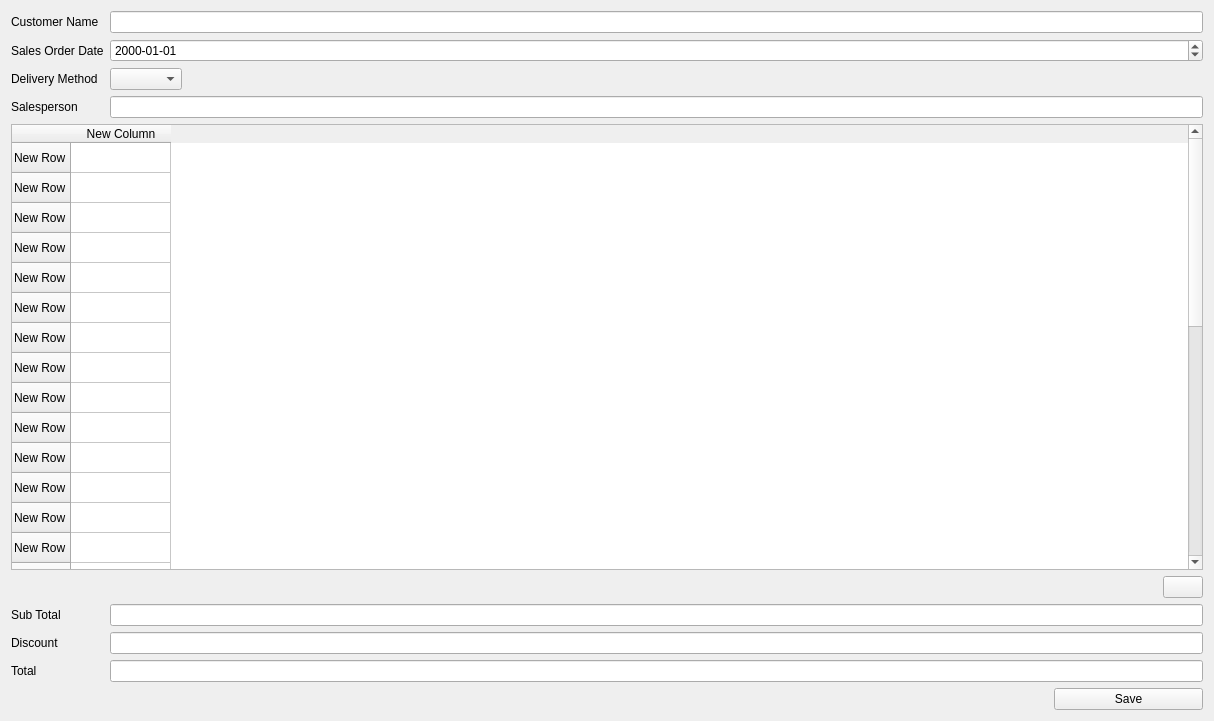
               <widget class="QWidget" name="page_3">
                <property name="geometry">
                 <rect>
                  <x>0</x>
                  <y>0</y>
                  <width>1214</width>
                  <height>721</height>
                 </rect>
                </property>
                <attribute name="label">
                 <string>Sales Order</string>
                </attribute>
                <layout class="QGridLayout" name="gridLayout_18">
                 <item row="0" column="1">
                  <layout class="QFormLayout" name="formLayout_3">
                   <property name="labelAlignment">
                    <set>Qt::AlignLeading|Qt::AlignLeft|Qt::AlignVCenter</set>
                   </property>
                   <item row="0" column="0">
                    <widget class="QLabel" name="label_27">
                     <property name="text">
                      <string>Customer Name</string>
                     </property>
                    </widget>
                   </item>
                   <item row="0" column="1">
                    <widget class="QLineEdit" name="lineEdit_11">
                     <property name="text">
                      <string/>
                     </property>
                    </widget>
                   </item>
                   <item row="1" column="0">
                    <widget class="QLabel" name="label_30">
                     <property name="text">
                      <string>Sales Order Date</string>
                     </property>
                    </widget>
                   </item>
                   <item row="1" column="1">
                    <widget class="QDateEdit" name="dateEdit_6">
                     <property name="displayFormat">
                      <string>yyyy-MM-dd</string>
                     </property>
                    </widget>
                   </item>
                   <item row="2" column="0">
                    <widget class="QLabel" name="label_31">
                     <property name="text">
                      <string>Delivery Method</string>
                     </property>
                    </widget>
                   </item>
                   <item row="2" column="1">
                    <layout class="QGridLayout" name="gridLayout_7">
                     <item row="0" column="0">
                      <widget class="QComboBox" name="comboBox"/>
                     </item>
                     <item row="0" column="1">
                      <spacer name="horizontalSpacer_16">
                       <property name="orientation">
                        <enum>Qt::Horizontal</enum>
                       </property>
                       <property name="sizeHint" stdset="0">
                        <size>
                         <width>40</width>
                         <height>20</height>
                        </size>
                       </property>
                      </spacer>
                     </item>
                    </layout>
                   </item>
                   <item row="3" column="0">
                    <widget class="QLabel" name="label_32">
                     <property name="text">
                      <string>Salesperson</string>
                     </property>
                    </widget>
                   </item>
                   <item row="3" column="1">
                    <widget class="QLineEdit" name="lineEdit_15"/>
                   </item>
                   <item row="4" column="0" colspan="2">
                    <widget class="QTableWidget" name="tableWidget_5">
                     <row>
                      <property name="text">
                       <string>New Row</string>
                      </property>
                     </row>
                     <row>
                      <property name="text">
                       <string>New Row</string>
                      </property>
                     </row>
                     <row>
                      <property name="text">
                       <string>New Row</string>
                      </property>
                     </row>
                     <row>
                      <property name="text">
                       <string>New Row</string>
                      </property>
                     </row>
                     <row>
                      <property name="text">
                       <string>New Row</string>
                      </property>
                     </row>
                     <row>
                      <property name="text">
                       <string>New Row</string>
                      </property>
                     </row>
                     <row>
                      <property name="text">
                       <string>New Row</string>
                      </property>
                     </row>
                     <row>
                      <property name="text">
                       <string>New Row</string>
                      </property>
                     </row>
                     <row>
                      <property name="text">
                       <string>New Row</string>
                      </property>
                     </row>
                     <row>
                      <property name="text">
                       <string>New Row</string>
                      </property>
                     </row>
                     <row>
                      <property name="text">
                       <string>New Row</string>
                      </property>
                     </row>
                     <row>
                      <property name="text">
                       <string>New Row</string>
                      </property>
                     </row>
                     <row>
                      <property name="text">
                       <string>New Row</string>
                      </property>
                     </row>
                     <row>
                      <property name="text">
                       <string>New Row</string>
                      </property>
                     </row>
                     <row>
                      <property name="text">
                       <string>New Row</string>
                      </property>
                     </row>
                     <row>
                      <property name="text">
                       <string>New Row</string>
                      </property>
                     </row>
                     <row>
                      <property name="text">
                       <string>New Row</string>
                      </property>
                     </row>
                     <row>
                      <property name="text">
                       <string>New Row</string>
                      </property>
                     </row>
                     <row>
                      <property name="text">
                       <string>New Row</string>
                      </property>
                     </row>
                     <row>
                      <property name="text">
                       <string>New Row</string>
                      </property>
                     </row>
                     <row>
                      <property name="text">
                       <string>New Row</string>
                      </property>
                     </row>
                     <row>
                      <property name="text">
                       <string>New Row</string>
                      </property>
                     </row>
                     <row>
                      <property name="text">
                       <string>New Row</string>
                      </property>
                     </row>
                     <row>
                      <property name="text">
                       <string>New Row</string>
                      </property>
                     </row>
                     <row>
                      <property name="text">
                       <string>New Row</string>
                      </property>
                     </row>
                     <row>
                      <property name="text">
                       <string>New Row</string>
                      </property>
                     </row>
                     <row>
                      <property name="text">
                       <string>New Row</string>
                      </property>
                     </row>
                     <row>
                      <property name="text">
                       <string>New Row</string>
                      </property>
                     </row>
                     <row>
                      <property name="text">
                       <string>New Row</string>
                      </property>
                     </row>
                     <row>
                      <property name="text">
                       <string>New Row</string>
                      </property>
                     </row>
                     <row>
                      <property name="text">
                       <string>New Row</string>
                      </property>
                     </row>
                     <column>
                      <property name="text">
                       <string>New Column</string>
                      </property>
                     </column>
                    </widget>
                   </item>
                   <item row="6" column="0">
                    <widget class="QLabel" name="label_33">
                     <property name="text">
                      <string>Sub Total</string>
                     </property>
                    </widget>
                   </item>
                   <item row="6" column="1">
                    <widget class="QLineEdit" name="lineEdit_17"/>
                   </item>
                   <item row="7" column="0">
                    <widget class="QLabel" name="label_34">
                     <property name="text">
                      <string>Discount</string>
                     </property>
                    </widget>
                   </item>
                   <item row="7" column="1">
                    <widget class="QLineEdit" name="lineEdit_18"/>
                   </item>
                   <item row="8" column="0">
                    <widget class="QLabel" name="label_35">
                     <property name="text">
                      <string>Total</string>
                     </property>
                    </widget>
                   </item>
                   <item row="8" column="1">
                    <widget class="QLineEdit" name="lineEdit_14"/>
                   </item>
                   <item row="5" column="1">
                    <layout class="QGridLayout" name="gridLayout_24">
                     <item row="0" column="1">
                      <widget class="QPushButton" name="pushButton">
                       <property name="text">
                        <string/>
                       </property>
                       <property name="icon">
                        <iconset>
                         <normaloff>../../../../../fontawesome-free-5.9.0-desktop/svgs/solid/plus.svg</normaloff>../../../../../fontawesome-free-5.9.0-desktop/svgs/solid/plus.svg</iconset>
                       </property>
                      </widget>
                     </item>
                     <item row="0" column="0">
                      <spacer name="horizontalSpacer_20">
                       <property name="orientation">
                        <enum>Qt::Horizontal</enum>
                       </property>
                       <property name="sizeHint" stdset="0">
                        <size>
                         <width>40</width>
                         <height>20</height>
                        </size>
                       </property>
                      </spacer>
                     </item>
                    </layout>
                   </item>
                  </layout>
                 </item>
                 <item row="1" column="1">
                  <layout class="QGridLayout" name="gridLayout_19" columnstretch="7,1">
                   <item row="0" column="1">
                    <widget class="QPushButton" name="pushButton_12">
                     <property name="text">
                      <string>Save</string>
                     </property>
                     <property name="icon">
                      <iconset>
                       <normaloff>../../../../../fontawesome-free-5.9.0-desktop/svgs/solid/plus.svg</normaloff>../../../../../fontawesome-free-5.9.0-desktop/svgs/solid/plus.svg</iconset>
                     </property>
                    </widget>
                   </item>
                   <item row="0" column="0">
                    <spacer name="horizontalSpacer_8">
                     <property name="orientation">
                      <enum>Qt::Horizontal</enum>
                     </property>
                     <property name="sizeHint" stdset="0">
                      <size>
                       <width>40</width>
                       <height>20</height>
                      </size>
                     </property>
                    </spacer>
                   </item>
                  </layout>
                 </item>
                </layout>
               </widget>
